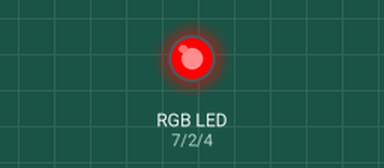
Bench run of a sketch on a simulated Arduino Uno, built with avr-gcc and run on an emulated ATmega328P. Parts: an RGB LED mixed from three pins (HIGH = lit).

Above: at 0.05 s.
At 1.45 s:
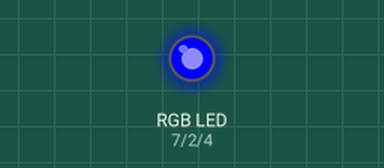
At 2.85 s:
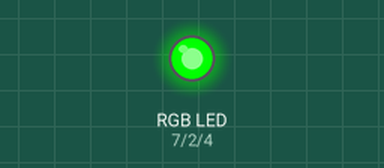
Timing chart, 0 to 3.1 s (numbered marks = the images above):
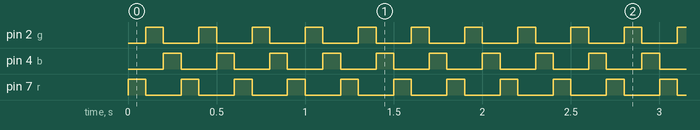

Measured:
- by itself, pin 2 (g), pin 4 (b), pin 7 (r): alternates HIGH for 0.10 s and LOW for 0.20 s

The sketch:

RGB.ino
```cpp
// AIM - RGB attempt using red, green and blue led.

int r=7;
int b=4;
int g=2;
int tymOn1= 100;
int tymOn2=100;
int j;
void setup() {
  // put your setup code here, to run once:
pinMode(r,OUTPUT);
pinMode(b,OUTPUT);
pinMode(g,OUTPUT);
}

void loop() {
  // put your main code here, to run repeatedly:

  digitalWrite(r,HIGH);
  digitalWrite(g,LOW);
  digitalWrite(b,LOW);
  delay(tymOn1);

  digitalWrite(r,LOW);
  digitalWrite(g,HIGH);
  digitalWrite(b,LOW);
  delay(tymOn1);

  digitalWrite(r,LOW);
  digitalWrite(g,LOW);
  digitalWrite(b,HIGH);
  delay(tymOn1);

  digitalWrite(r,HIGH);
  digitalWrite(g,LOW);
  digitalWrite(b,LOW);
  delay(tymOn2);

  digitalWrite(r,LOW);
  digitalWrite(g,HIGH);
  digitalWrite(b,LOW);
  delay(tymOn2);

  digitalWrite(r,LOW);
  digitalWrite(g,LOW);
  digitalWrite(b,HIGH);
  delay(tymOn2);
    }
    /*digitalWrite(7,HIGH);
    digitalWrite(4,HIGH);
digitalWrite(2,HIGH);
}*/
/*
 * by- Dilpreet Singh Banga
 */
```
